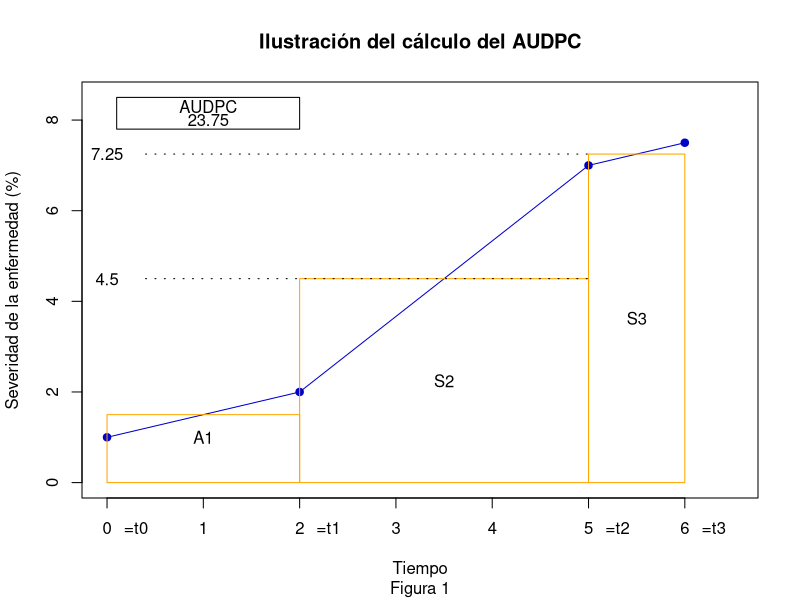

The R source for this figure:
# Epidemiología vegetal
# Ejercicio 2
# Dr. Ezequiel López
# Dr. Byron González
# http://cete.fausac.gt
# Con base en el texto de 


# Configure las mediciones del porcentaje de severidad de la enfermedad; 
# puede cambiarlos en análisis posteriores para ver cómo afecta
#el AUDPC
ds0<-1
ds1<-2
ds2<-7
ds3<-7.5

#Coloque estos valores en un vector sin realizar algún cambio
disease.severity<-c(ds0,ds1,ds2,ds3)

#Puntos temporales en los que se harán mediciones 
#de la severidad de la enfermedad, 
#cámbielos en los análisis posteriores
#vea cómo afecta al valor de AUDPC
t0<-0
t1<-2
t2<-5
t3<-6
##Coloque el período de tiempo en un vector
##No cambie esos valores

time.period<-c(t0,t1,t2,t3)

# Refresque su memoria sobre cómo funciona la función de trazado

help(plot)

#Ahora genere la gráfica de la curva de la severidad de la enfermedad bajo el #tiempo

windows(10,10)

plot(time.period,
     disease.severity,
     ylim=c(0,(ds3+1)),
     xlim=c(0,(t3+0.5)),
     xlab="Tiempo",
     ylab="Severidad de la enfermedad (%)",
     type="o",
     pch=19,
     col="mediumblue")

#Agregue el título y subtítulo al gráfico (main= título principal)

title(main="Ilustración del cálculo del AUDPC",
      sub="Figura 1")

#Agregue el texto a las etiquetas de x definiendo los períodos de tiempo
#definidos en el texto

mtext("=t0",1,at=0.3,1)
mtext("=t1",1,at=2.3,1)
mtext("=t2",1,at=5.3,1)
mtext("=t3",1,at=6.3,1)

#Illustre el área bajo el progreso de la enfermedad 
#la curva con rectangulos.

## No cambie esos valores

rect(t0,0,t1,((ds0+ds1)/2),border="orange")

#Agregue texto al rectángulo para describirlo

text(1,1,"A1")

#Agregue segmento al eje Y 
#Y así sucesivamente

rect(t1,0,t2,((ds1+ds2)/2),border="orange")
text(((t1+t2)/2),(((ds1+ds2)/2)/2),"S2")

#Dibuje la línea en el eje X y etiquétela con el valor

segments(.4,((ds1+ds2)/2),t2,((ds1+ds2)/2),
         col="black",lty="18")
text(0,((ds1+ds2)/2),((ds1+ds2)/2))
rect(t2,0,t3,((ds2+ds3)/2),border="orange")
text(((t2+t3)/2),(((ds2+ds3)/2)/2),"S3")
segments(0.4,((ds2+ds3)/2),t2,((ds2+ds3)/2),
         col="black",lty="18")
text(0,((ds2+ds3)/2),((ds2+ds3)/2))

#Construya una función para calcular el AUDPC
#El corchete izquierdo indica el comienzo de la función

audpc <- function(disease.severity,time.period){
  
  #n es el tamaño del período de tiempo, o
  #el número total de muestras
  
  n <- length(time.period)
  
  #meanvec es el vector (matriz de una dimensión)
  #que contendrá la media del porcentaje de infección
  # Se inicializa conteniendo -1 para todas las entradas
  # Este tipo de inicialización es a veces útil
  #para depurar
  
  meanvec <- matrix(-1,(n-1))
  
  #intvec es el vector que contendrá el tamaño del
  #tiempo entre fechas de muestreo
  
  intvec <- matrix(-1,(n-1))
  
  # El bucle (proceso que se repite indefinidamente) va de la primera a la #penúltima entrada 
  # El corchete izquierdo indica el comienzo de
  #los comandos en el bucle
  
  for(i in 1:(n-1)){
    
    #la entrada ith en meanvec es reemplazada por el
    #porcentaje promedio de la infección
    #entre la muestra del tiempo i y la muestra del tiempo i+1
    
    meanvec[i] <- mean(c(disease.severity[i],
                         disease.severity[i+1]))
    
    # La entrada i-ésima en intvec se sustituye por la longitud (tamaño del #vector)del intervalo de tiempo entre el tiempo i y el tiempo i+1
    
    intvec[i] <- time.period[i+1] - time.period[i]
    
    # El corchete derecho termina el bucle
  }
  
  # Los dos vectores se multiplican juntos
  # Una entrada a la vez
  
  infprod <- meanvec * intvec
  
  #la suma de las entradas en el vector resultante
  #proporcionar el AUDPC
  
  sum(infprod)
  
  # El corchete derecho finaliza la función
}


# Ahora aplique la función a los datos de ejemplo y ponga
# el resultado en un nuevo objeto llamado 'AUDPCexample'

audpc(disease.severity,time.period) -> AUDPCexample

#Despliegue el valor del AUDPC 
#Dibuje el rectángulo en torno al valor

rect(0.1,(ds3+.3),2,(ds3+1),border="black")

#Texto AUDPC 

text(1.05,(ds3+0.8),"AUDPC")
text(1.05,(ds3+0.5),AUDPCexample)

